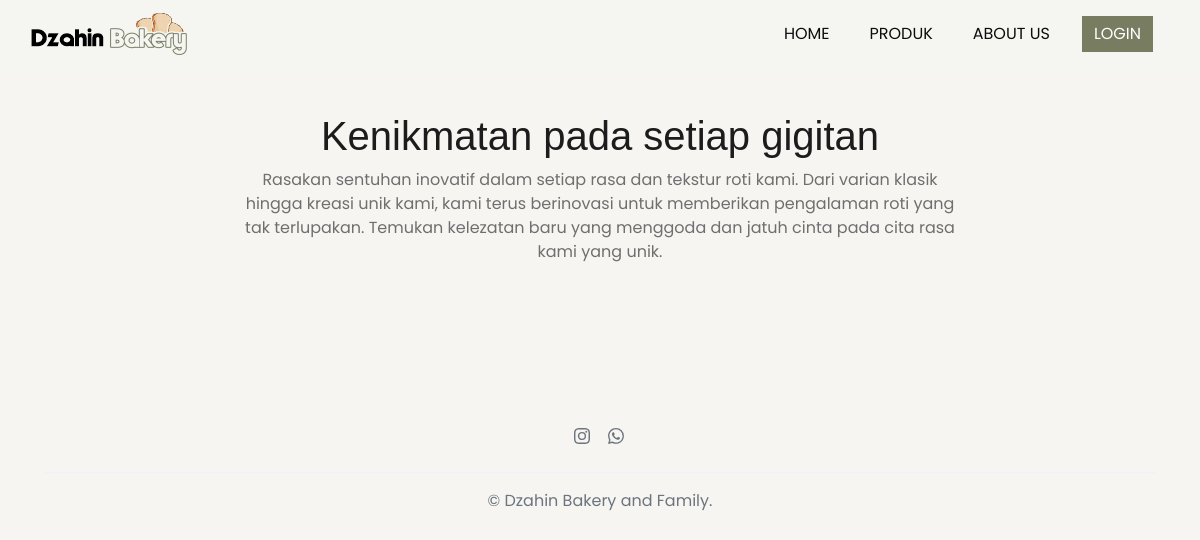
Before: /index.php/home/produk with the older database file.
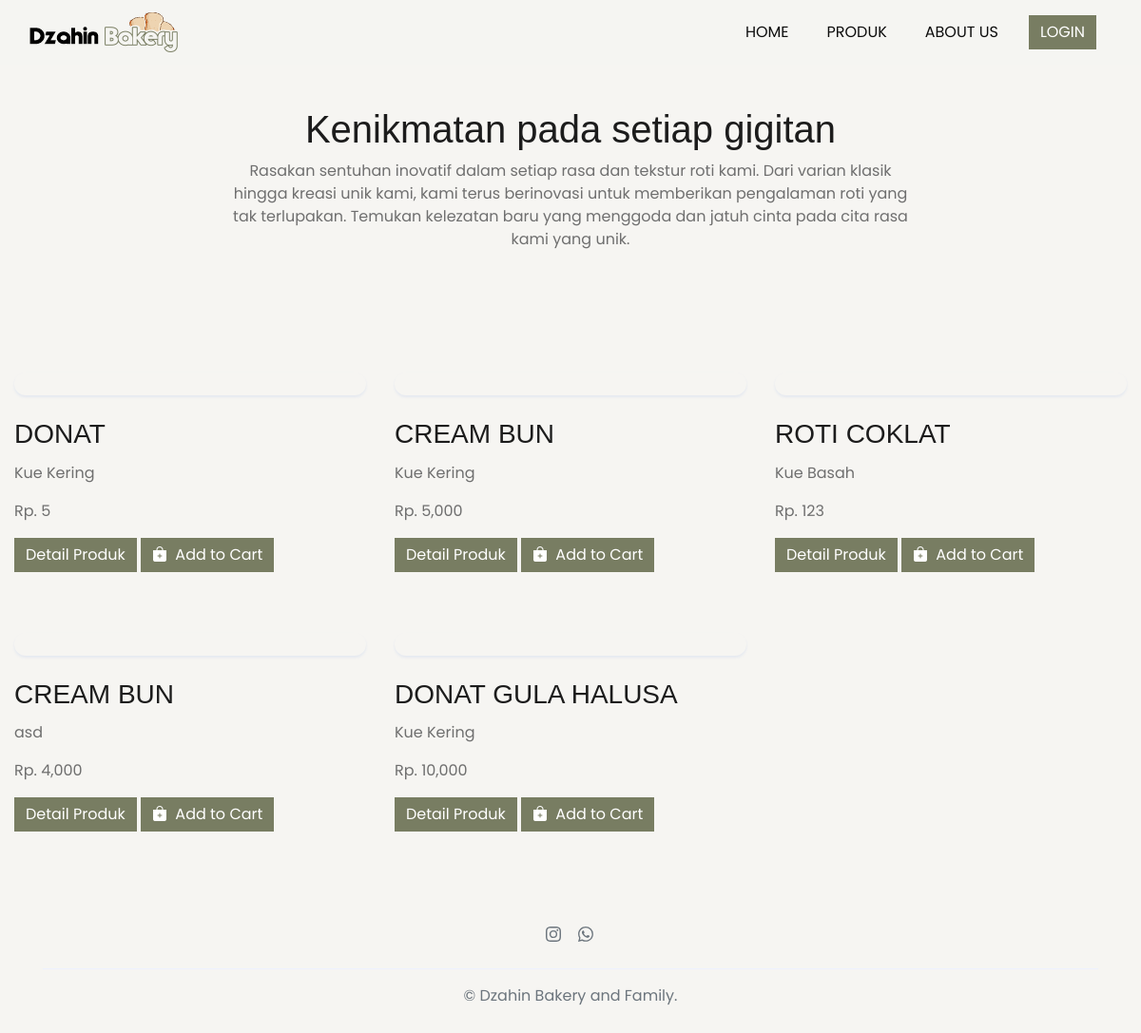
After: the same page with the newer database file.
### tables this page shows
CREATE TABLE `tbl_produk` (
  `idProduk` int(11) NOT NULL,
  `idKategori` int(11) NOT NULL,
  `foto` varchar(100) NOT NULL,
  `namaProduk` varchar(30) NOT NULL,
  `harga` varchar(6) NOT NULL,
  `stok` int(3) NOT NULL,
  `berat` int(11) NOT NULL,
  `deskripsi_produk` text NOT NULL
);

CREATE TABLE `tbl_kategori` (
  `idKategori` int(11) NOT NULL,
  `namaKategori` varchar(30) NOT NULL
);

### application/controllers/Home.php (called while the page is built, shortened)
<?php
class Home extends CI_Controller{
	function __construct(){
		$this->load->model('Madmin');
		$this->load->model('M_pesanan_masuk');
		$this->load->library('cart');
		}
	public function produk(){
			$data['detailProduk'] = $this->Madmin->tampilJoin()->result();
			$this->load->view('website/header');
			$this->load->view('website/produk', $data);
			$this->load->view('website/footer');
		}
}

### index.php (called while the page is built, shortened)
<?php
require_once BASEPATH.'core/CodeIgniter.php';

### application/models/Madmin.php (called while the page is built, shortened)
<?php
class Madmin extends CI_Model
{
  public function tampilJoin(){
		$this->db->select('*');
		$this->db->from('tbl_produk');
		$this->db->join('tbl_kategori', 'tbl_produk.idKategori = tbl_kategori.idKategori', 'left');
		$query = $this->db->get();
		return $query;
	}
}

### application/views/website/produk.php (the view, shortened to what this page needs)
<section class="subscribe">
    <div class="container">
        <div class="row d-flex justify-content-center">
            <div class="col-lg-8">
                <div class="subscribe-content padding-large">
                    <div class="subscribe-header">
                        <h2 class="display-6 text-center">Kenikmatan pada setiap gigitan</h2>
                        <p class="text-center">Rasakan sentuhan inovatif dalam setiap rasa dan tekstur roti kami.
                            Dari varian klasik hingga kreasi unik kami, kami terus berinovasi untuk memberikan
                            pengalaman roti yang tak terlupakan. Temukan kelezatan baru yang menggoda dan jatuh
                            cinta pada cita rasa kami yang unik.</p>
                    </div>
                </div>
            </div>
        </div>
    </div>
</section>
<section id="latest-blog">
    <div class="container-fluid">
        <div class="row g-3 post-grid">
        <?php foreach ($detailProduk as $val) { ?>
            <div class="col-lg-4 col-md-6 col-sm-12 mb-5">
                <div class="card-item">
                    <div class="card border-0 bg-transparent">
                        <div class="card-image">
                        </div>
                    </div>
                    <div class="card-body p-0 mt-4">
                        <h3 class="card-title text-uppercase">
                            <a><?php echo $val->namaProduk; ?></a>
                        </h3>
                        <p><?php echo $val->namaKategori; ?></p>
                        <p>Rp. <?php echo number_format($val->harga, 0); ?></p>
                        <a href="<?php echo site_url('home/detail_produk/' . $val->idProduk);?>" class="btn btn-primary">Detail Produk</a>
                        <a href="<?php echo site_url('home/add_cart/'. $val->idProduk);?>" class="btn btn-primary"><i class="bi bi-bag-plus-fill mr-1"></i> Add to Cart</a>
                    </div>
                </div>
            </div>
            <?php } ?>
        </div>
    </div>
</section>

Changed rows visible on the page:
added tbl_produk: namaProduk "DONAT", idKategori.namaKategori "Kue Kering", harga "5"
added tbl_produk: namaProduk "CREAM BUN", idKategori.namaKategori "Kue Kering", harga "5,000"
added tbl_produk: namaProduk "ROTI COKLAT", idKategori.namaKategori "Kue Basah", harga "123"
added tbl_produk: namaProduk "CREAM BUN", idKategori.namaKategori "asd", harga "4,000"
added tbl_produk: namaProduk "DONAT GULA HALUSA", idKategori.namaKategori "Kue Kering", harga "10,000"
